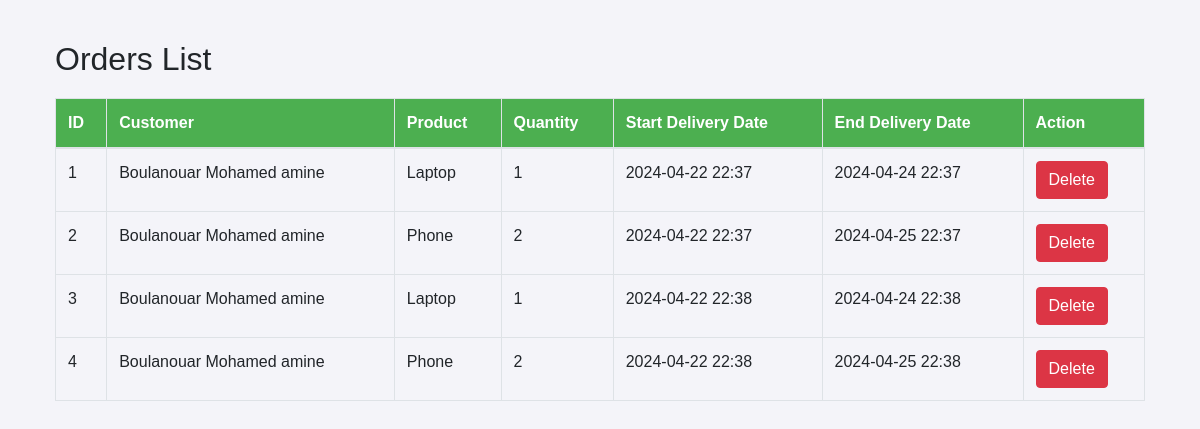
The page /orders on the database as committed earlier.
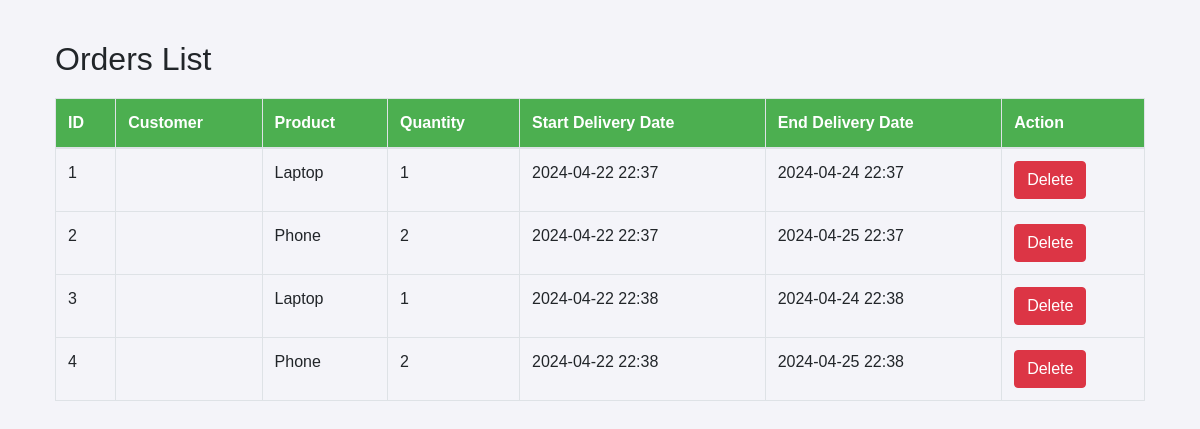
The same page on the database as committed later.
### app/models/order.py (models this page shows)
class Order(db.Model):
    __tablename__ = 'orders'
    id = db.Column(db.Integer, primary_key=True)
    product_id = db.Column(db.Integer, db.ForeignKey('products.id'))
    product = db.relationship('Product', backref='orders')
    customer_id = db.Column(db.Integer, db.ForeignKey('customers.id'))
    customer = db.relationship('Customer', back_populates='orders')
    quantity = db.Column(db.Integer, nullable=False)
    start_delivery_date = db.Column(db.DateTime, nullable=False)
    end_delivery_date = db.Column(db.DateTime, nullable=False)
    order_weight = db.Column(db.Float, nullable=True)

### app/models/customer.py (models this page shows)
class Customer(db.Model):
    __tablename__ = 'customers'
    id = db.Column(db.Integer, primary_key=True)
    nom = db.Column(db.String)
    prenom = db.Column(db.String)
    address = db.relationship(
        'Address', back_populates='customer', uselist=False)
    telephone = db.Column(db.String)
    orders = db.relationship('Order', back_populates='customer', overlaps="orders")

### app/models/product.py (models this page shows)
class Product(db.Model):
    __tablename__ = 'products'  # Correct table name used in ForeignKey reference
    id = db.Column(db.Integer, primary_key=True)
    nom = db.Column(db.String, nullable=False)
    description = db.Column(db.String)
    price = db.Column(db.Float, nullable=False)
    weight = db.Column(db.Float, nullable=False) # Weight of the product in kg

### app/routes/order.py (the view)
@order_bp.route('/orders', methods=['GET'])
def list_orders():
    orders = Order.query.all()
    return render_template('orders/list_orders.html', orders=orders)

### app/templates/orders/list_orders.html (shortened to what this page needs)
{% extends "base.html" %}
{% block content %}
<div class="container">
    <h2>Orders List</h2>
    <table class="table table-bordered">
        <thead>
            <tr>
                <th>ID</th>
                <th>Customer</th>
                <th>Product</th>
                <th>Quantity</th>
                <th>Start Delivery Date</th>
                <th>End Delivery Date</th>
                <th>Action</th>
            </tr>
        </thead>
        <tbody>
            {% for order in orders %}
            <tr>
                <td>{{ order.id }}</td>
                <td>{{ order.customer.nom }} {{ order.customer.prenom }}</td>
                <td>{{ order.product.nom }}</td>
                <td>{{ order.quantity }}</td>
                <td>{{ order.start_delivery_date.strftime('%Y-%m-%d %H:%M') }}</td>
                <td>{{ order.end_delivery_date.strftime('%Y-%m-%d %H:%M') }}</td>
                <td>
                    <form action="{{ url_for('order.delete_order', id=order.id) }}" method="POST" style="display:inline;">
                        <button type="submit" class="btn btn-danger">Delete</button>
                    </form>
                </td>
            </tr>
            {% endfor %}
        </tbody>
    </table>
</div>
{% endblock %}

Rows that differ between the two databases and show on the page:
changed Order id 1: customer.nom "Boulanouar" → (not shown); customer.prenom "Mohamed amine" → (not shown)
changed Order id 2: customer.nom "Boulanouar" → (not shown); customer.prenom "Mohamed amine" → (not shown)
changed Order id 3: customer.nom "Boulanouar" → (not shown); customer.prenom "Mohamed amine" → (not shown)
changed Order id 4: customer.nom "Boulanouar" → (not shown); customer.prenom "Mohamed amine" → (not shown)
